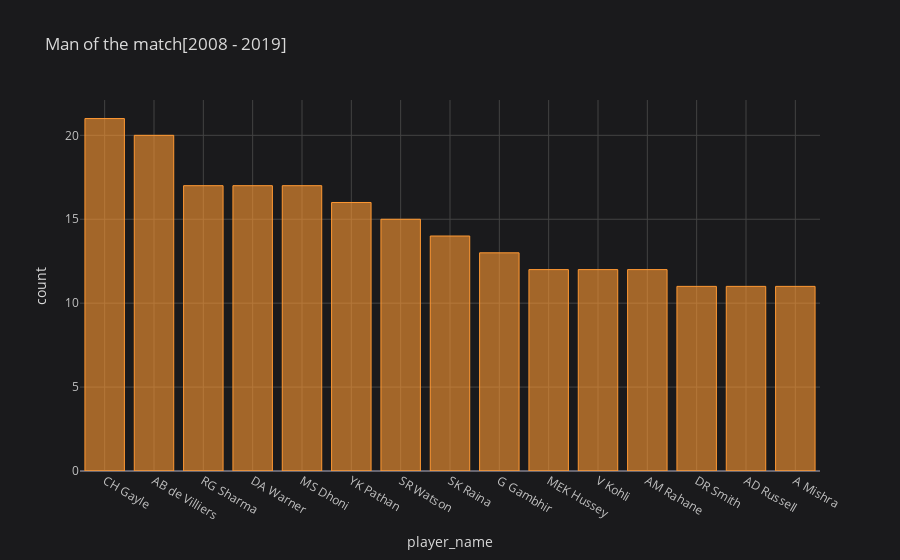

The cell this chart's notebook holds for it:
### Code cell
m_of_m_count.iplot(kind = 'bar' , x = 'player_name' , y = 'count' , title = 'Man of the match[2008 - 2019]' , xTitle = 'player_name' , yTitle = 'count')

### Figure 1 — Plotly figure (JSON) as saved in the notebook; plotly's stock layout.template omitted (floating-point values rounded to 4 significant figures)
{"data": [{"marker": {"color": "rgba(255, 153, 51, 0.6)", "line": {"color": "rgba(255, 153, 51, 1.0)", "width": 1}}, "name": "count", "orientation": "v", "text": "", "type": "bar", "x": ["CH Gayle", "AB de Villiers", "RG Sharma", "DA Warner", "MS Dhoni", "YK Pathan", "SR Watson", "SK Raina", "G Gambhir", "MEK Hussey", "V Kohli", "AM Rahane", "DR Smith", "AD Russell", "A Mishra"], "y": [21, 20, 17, 17, 17, 16, 15, 14, 13, 12, 12, 12, 11, 11, 11]}], "layout": {"legend": {"bgcolor": "#1A1A1C", "font": {"color": "#D9D9D9"}}, "paper_bgcolor": "#1A1A1C", "plot_bgcolor": "#1A1A1C", "title": {"font": {"color": "#D9D9D9"}, "text": "Man of the match[2008 - 2019]"}, "xaxis": {"gridcolor": "#434343", "showgrid": true, "tickfont": {"color": "#C2C2C2"}, "title": {"font": {"color": "#D9D9D9"}, "text": "player_name"}, "zerolinecolor": "#666570"}, "yaxis": {"gridcolor": "#434343", "showgrid": true, "tickfont": {"color": "#C2C2C2"}, "title": {"font": {"color": "#D9D9D9"}, "text": "count"}, "zerolinecolor": "#666570"}}}
